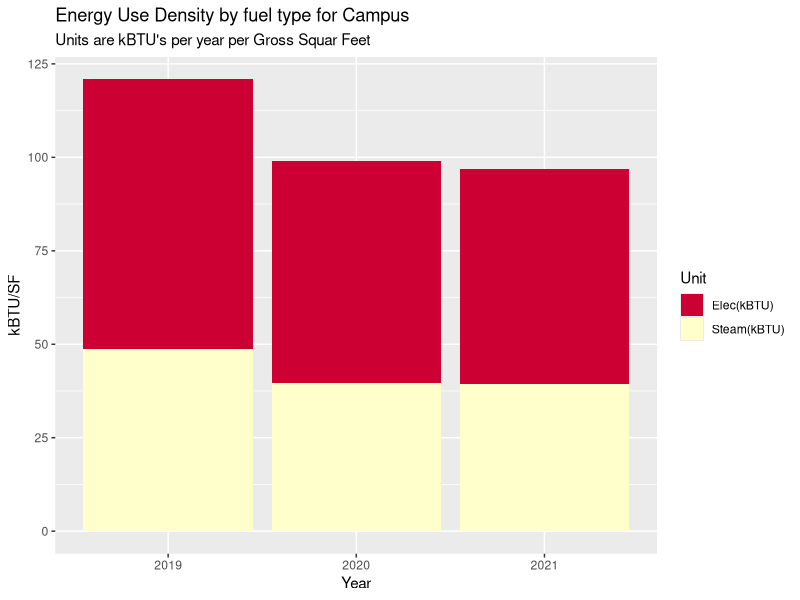
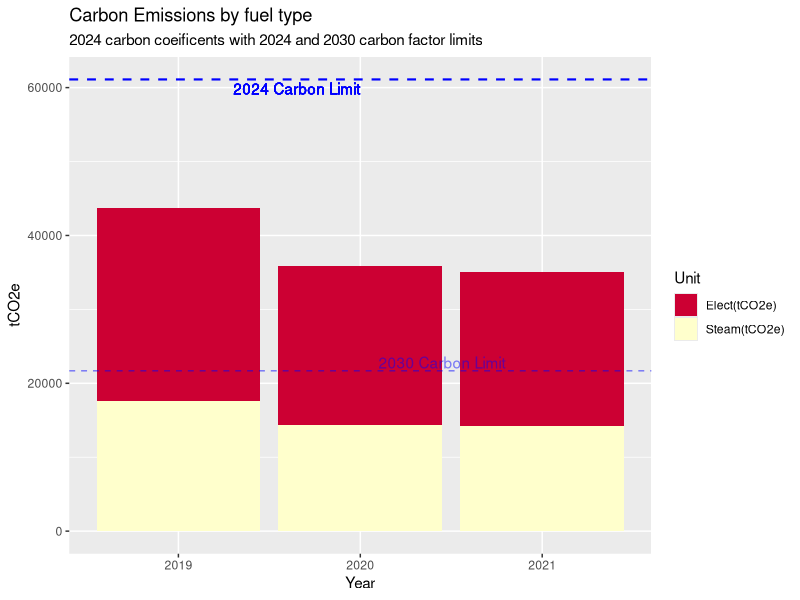
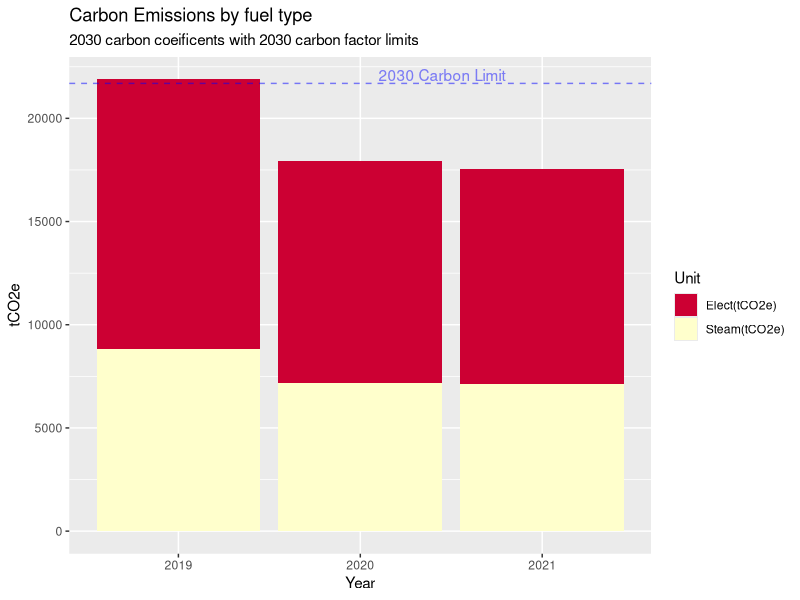
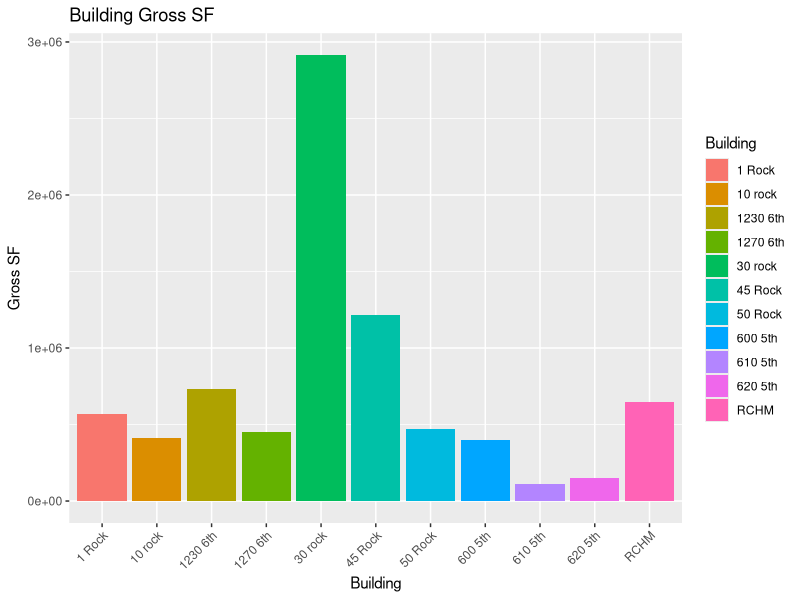
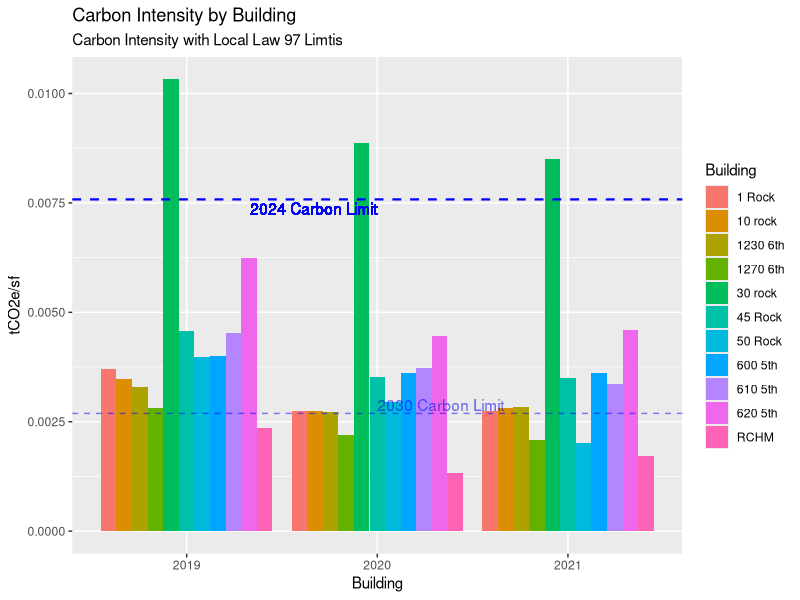

Here is the R script that generated these plots, in order: (Note: this script raises an error after producing the figures.)
## ---- chunk 1

# Load packages 
my_packages <- c("tidyverse", "vroom" , "janitor" , "glue" , "tsibble" , "tidytext","lubridate", "fable", "tsibbledata", "ggplot2", "forecast", "tseries", "rio", "zoo", "readxl", "tsibbledata", "knitr", "formattable", "scales", "kable", "kableExtra")   

invisible( lapply(my_packages, require, character.only = TRUE))

#Set up environment 
place <- "Home"  #Where are we working today. 
# place <- "work"

if (place == "Home"){setwd("C:/Users/paulr/Documents/R/RockCenterEnergyAnalysis")} else {setwd("C:/Users/prode/Documents/R/RockCenterEnergyAnalysis")}

if (!file.exists("data")) { dir.create("data")}

rm(place, my_packages ) #Clean up

options(dplyr.summarise.inform = FALSE)  # Suppress textin Knit printout. 



# Read in data


'GridFactor2030' <- 0.5
'GridFactor2050' <- 0.1 
'ElecCF24' <- 0.000288962  #2024 Carbon Value
'SteamCF24' <- 0.00004493 #2024 Carbon Value
'ElecCF30' <- 0.000288962 * `GridFactor2030`#2030 Carbon Value
'SteamCF30' <- 0.00004493 * `GridFactor2030` #2024 Carbon Value
'IntensityLimit24' <- 0.00758 #2024 Limit
'IntensityLimit30' <- 0.002690852 #2030 Limit

SteamData <- read_excel("data/Energy_Data_for_Net_Zero_Study.xlsx", sheet = "Sheet1", range = "B2:G11" , col_names = TRUE, na = "NA", col_types = NULL ) %>%  select(-5,-6)

ElectricData <- read_excel("data/Energy_Data_for_Net_Zero_Study.xlsx", sheet = "Sheet1", range = "B13:G23" , col_names = TRUE, na = "NA", col_types = NULL ) %>% select(-5,-6)



################################
# New Rules Source Excel Sheet #
RCEnergy_2 <- read_excel("data/LL97 Fines Rock Center - new rules.xlsx", sheet = "LL97 Fines", range = "A3:J14", col_names = TRUE, na = "NA", col_types = NULL)

Utilitydata_2 <- select(RCEnergy_2, "Building", "2019 kwh", "2020 kwh", "2021 kwh", "2019 mlbs", "2020 mlbs", "2021 mlbs", sqft)
colnames(Utilitydata_2) <- c("Building", "2019 kwh", "2020 kwh", "2021 kwh", "2019 mlbs", "2020 mlbs", "2021 mlbs", "Gross Floor Area")


################################

ElectricData %>% filter(Building == '1 Rock' | Building == '600 5th') %>% 
  select( -Building) %>% 
  summarise_each(funs(sum)) %>% 
  mutate(Building = "1 Rock and 600 5th") %>% 
  select(4,1,2,3) %>% rbind(ElectricData) %>% 
  filter(Building != '1 Rock' & Building != '600 5th') -> ElectricData

BuildingGSF <- read_excel("data/Energy_Data_for_Net_Zero_Study.xlsx", sheet = "Sheet1", range = "B28:C39" , col_names = TRUE, na = "NA", col_types = NULL ) %>% 
  filter(Building != '1 Rock' & Building != '600 5th')

UtilityData <- left_join(ElectricData, SteamData, by="Building") %>% left_join(BuildingGSF, by="Building")
UtilityData[is.na(UtilityData)] <- 0


# Adding NBC Electric
  All_Data <- read_excel("data/LL97 Fines Rock Center.xlsx", sheet = "NBC Energy", range = "B1:D64" , col_names = TRUE, na = "Not Available", col_types = c("guess", "guess", "numeric") ) %>% mutate(across(contains('Date'), ymd)) %>% select("Start Date", "kwh")
colnames(All_Data) <- c("Date",  "kwh")
All_Data %>% 
  group_by(year(Date)) %>% 
  summarise("Elect" = sum(kwh)) -> All_Data
colnames(All_Data) <- c("Date", "Elect")
All_Data %>% 
  filter(Date == 2019 | Date == 2020 | Date == 2021 ) -> All_Data
UtilityData[4,2] <- UtilityData[4,2] + All_Data[1,2]
UtilityData[4,3] <- UtilityData[4,3] + All_Data[2,2]
UtilityData[4,4] <- UtilityData[4,4] + All_Data[3,2]

################################
# Add Utility Data back in here
################################
UtilityData <- Utilitydata_2



#Campus EUI for each year 
UtilityData1 <- UtilityData 
apply(UtilityData1[2:4], 2, function(row) row * 3.4121 ) -> UtilityData1[2:4]
apply(UtilityData1[5:7], 2, function(row) row * 1194) -> UtilityData1[5:7]
UtilityData1 %>% select(`2019 kwh`, `2020 kwh`, `2021 kwh`, `2019 mlbs`, `2020 mlbs`, `2021 mlbs`, `Gross Floor Area`) %>%
summarise_each(funs(sum)) -> UtilityData1
    TotalFlArea <- UtilityData1$`Gross Floor Area`
    UtilityData1 %>% 
      select(-`Gross Floor Area`) %>% 
  gather(key = "Item", value = "Value") -> UtilityData1
  cbind(UtilityData1, str_split_fixed(UtilityData1$Item, " ", n=2)) %>% 
  select(-"Item") -> UtilityData1 
  colnames(UtilityData1)  <-  c("Value", "Year", "Unit") 
  apply(UtilityData1[3], 1, function(x) {ifelse(x == "kwh", "Elec(kBTU)", "Steam(kBTU)")}) -> UtilityData1[3]
  

  # Make an EUI plot with kBTU vales for both  electric and steam  
UtilityData2 <- UtilityData1
apply(UtilityData2[1], 1, function(row) row / TotalFlArea ) -> UtilityData2[1]
UtilityData2 %>% 
  ggplot(aes(x = Year, y = Value, fill = Unit)) +
  geom_bar(stat = "identity", position = "stack") +
  labs( title = "Energy Use Density by fuel type for Campus",
        subtitle = "Units are kBTU's per year per Gross Squar Feet") +
  xlab("Year") +
  ylab("kBTU/SF") +
  scale_fill_manual(values = c("#CC0033", "#FFFFCC"))


 ### Delta's ###
  UtilityData2 %>%
    group_by(Year) %>% 
    summarise("AnnuValues" = sum(Value)) %>% 
    mutate("BaseYear" = max(AnnuValues)) %>% 
    mutate("Delta" = AnnuValues/BaseYear) -> CampusDelta
  CampusDelta[4] <- sapply(CampusDelta[4], function(x) percent(x, accuracy=1))
## ---- chunk 2

#Make a Carbon table in the dataframe UtilityData1
UtilityData3 <- UtilityData1
  apply(UtilityData3[3], 1, function(x) {ifelse(x == "Elec(kBTU)", "Elect(tCO2e)", "Steam(tCO2e)")}) -> UtilityData3[3]
  
  
  UtilityData3 %>% 
  mutate(Carbon = ifelse(Unit == "Elec(kBTU)", Value * ElecCF24 / 3.4121, Value * SteamCF24)) %>% ggplot(aes(x = Year, y = Carbon, fill = Unit)) +
  geom_bar(stat = "identity", position = "stack") +
  labs( title = "Carbon Emissions by fuel type",
        subtitle = "2024 carbon coeificents with 2024 and 2030 carbon factor limits") +
  labs(x = "Year", y = "tCO2e") +
  #guides(fill = FALSE) +
  geom_hline(aes(yintercept = TotalFlArea * IntensityLimit24), color = "blue", linetype = "dashed", size = 0.75) +
  geom_text(aes(x = 2, y = TotalFlArea * IntensityLimit24, label = "2024 Carbon Limit"), hjust = 1, vjust = 1.25 , color = "blue") +
  geom_hline(aes(yintercept = TotalFlArea * IntensityLimit30), linetype = "dashed", color = "blue", size = 0.5, alpha = 0.5) +
  geom_text(aes(x = 2.1, y = TotalFlArea * IntensityLimit30, label = "2030 Carbon Limit", alpha = 0.1), hjust = 0, vjust = -.2 , color = "blue", alpha = 0.1) +
  scale_fill_manual(values = c("#CC0033", "#FFFFCC"))
  
## ---- chunk 3

#Make a Carbon table in the dataframe UtilityData1
UtilityData4 <- UtilityData1
  apply(UtilityData4[3], 1, function(x) {ifelse(x == "Elec(kBTU)", "Elect(tCO2e)", "Steam(tCO2e)")}) -> UtilityData4[3]
  
  
  UtilityData4 %>% 
  mutate(Carbon = ifelse(Unit == "Elec(kBTU)", Value * ElecCF30 / 3.4121, Value * SteamCF30)) %>% ggplot(aes(x = Year, y = Carbon, fill = Unit)) +
  geom_bar(stat = "identity", position = "stack") +
  labs( title = "Carbon Emissions by fuel type",
        subtitle = "2030 carbon coeificents with 2030 carbon factor limits") +
  labs(x = "Year", y = "tCO2e") +
  #guides(fill = FALSE) +
  geom_hline(aes(yintercept = TotalFlArea * IntensityLimit30), linetype = "dashed", color = "blue", size = 0.5, alpha = 0.5) +
  geom_text(aes(x = 2.1, y = TotalFlArea * IntensityLimit30, label = "2030 Carbon Limit", alpha = 0.1), hjust = 0, vjust = -.2 , color = "blue", alpha = 0.1) +
  scale_fill_manual(values = c("#CC0033", "#FFFFCC"))
  
## ---- chunk 4

#Plot Carbon Intensities versus LL97 Limits 
UtilityData1 <- UtilityData 
#apply(UtilityData1[2:4], 2, function(row) row * 3.4121 ) -> UtilityData1[2:4]
apply(UtilityData1[5:7], 2, function(row) row * 1194) -> UtilityData1[5:7]
UtilityData1[2:7]/UtilityData1$`Gross Floor Area` -> UtilityData1[2:7]
colnames(UtilityData1) <- c("Building", "2019 kwh", "2020 kwh", "2021 kwh", "2019 kBTUs", "2020 kBTUs", "2021 kBTUs", "Gross Floor Area")

UtilityData1 %>% select("Building", "2019 kwh", "2020 kwh", "2021 kwh", "2019 kBTUs", "2020 kBTUs", "2021 kBTUs") -> UtilityData1

UtilityData1 %>% 
  gather(key = "Item", value = "Value", -"Building") -> UtilityData1
  cbind(UtilityData1, str_split_fixed(UtilityData1$Item, " ", n=2)) %>% 
  select(-"Item") -> UtilityData1 
  colnames(UtilityData1)  <-  c("Building", "Value", "Year", "Unit") 
  UtilityData1 %>% 
    mutate("Carbon/SF" = ifelse(Unit == "kwh", Value * ElecCF24, Value * SteamCF24)) %>% 
    select(Building, Year, Unit, `Carbon/SF`) %>% 
    mutate("Carbon" = "tCO2e") -> UtilityData1
  
  UtilityData %>%   
ggplot(aes(x = Building, y = `Gross Floor Area`, fill = Building)) +
  geom_bar(stat = "identity", position = "dodge") +
  labs( title = "Building Gross SF") +
  labs(x = "Building", y = "Gross SF") +
  theme(axis.text.x = element_text (angle = 45, vjust = 1, hjust=1)) 


UtilityData1 %>%   
ggplot(aes(x = Year, y = `Carbon/SF`, fill = Building, group = Building)) +
  geom_bar(stat = "identity", position = "dodge") +
  labs( title = "Carbon Intensity by Building",
        subtitle = "Carbon Intensity with Local Law 97 Limtis") +
  labs(x = "Building", y = "tCO2e/sf") +
  geom_hline(aes(yintercept = IntensityLimit24), color = "blue", linetype = "dashed", size = 0.75) +
  geom_text(aes(x = 2, y = IntensityLimit24, label = "2024 Carbon Limit"), hjust = 1, vjust = 1.25 , color = "blue") +
  geom_hline(aes(yintercept = IntensityLimit30), linetype = "dashed", color = "blue", size = 0.5, alpha = 0.5) +
  geom_text(aes(x = 2, y = IntensityLimit30, label = "2030 Carbon Limit"), hjust = 0, vjust = -.2 , color = "blue", alpha = 0.01) 
  

CarbonLimits <- data.frame(Year = 2019:2021, IntensityLimit24 = 0.00846, IntensityLimit30 = 0.00453)
CarbonLimits$Year <- as.character(CarbonLimits$Year)
## ---- chunk 5


###### Making table for penalties ######
UtilityData1 %>% 
  left_join(BuildingGSF) %>% 
  left_join(CarbonLimits) %>% 
  mutate('tCO2e' = IntensityLimit24 - `Carbon/SF`) -> UtilityDataT

UtilityDataT %>% 
  mutate("Penality" = ifelse(tCO2e > 0, 0, (268 * tCO2e * UtilityDataT$`Gross Floor Area`))) -> UtilityDataT

UtilityDataT %>% 
  filter(Year == 2019) %>% 
  select(-Year, -Unit, -Carbon, -IntensityLimit30, -IntensityLimit24) %>% 
  group_by(Building) %>% 
  summarise( "CarbonPSF" = sum(`Carbon/SF`), "tCO2e" = sum(`tCO2e`), "Penalty" = sum(Penality))  -> UtilityDataT2

UtilityDataT2$Penalty <- format(UtilityDataT2$Penalty,format = "f",  decimal.mark = ",",digits = 0, big.mark = ",", small.mark = ",")


# Table 
UtilityDataT2 %>% 
  adorn_totals(where = "row", fill = "-", na.rm = TRUE, name = "Total") %>% 
kable( format = "html", col.names = c("Building", "Carbon/GSF", "Total Carbon", "Net Penanity"), align = "lllc", caption = "<center><strong><strong>Penality Tabulation</strong></strong></center>", digits = getOption("digits"), booktabs = T ) %>% 
kable_styling(bootstrap_options = "striped",full_width = F) %>% 
 column_spec(4, bold = TRUE, border_right = TRUE, color = "black", background = "lightgrey")



## ---- chunk 6

#1 Electric kWh
ElectricData %>% select(Building, `2019 kwh`, `2020 kwh`, `2021 kwh`) %>% 
  gather(key = "Item", value = "Value", -Building) %>%
  ggplot(aes(x = Building, y = Value, fill = Item, group = Item)) +
  labs( title = "Annual Electric by Building",
        subtitle = "2019 and Covid years", x = "Building", y = "kWh") +
  theme(axis.text.x = element_text (angle = 45, vjust = 1, hjust=1)) +
  geom_bar(stat = "identity", position = "dodge")
## ---- chunk 7
#2 Electric kWh per GSF 
UtilityData1 <- UtilityData
apply(UtilityData1[2:7], 2, function(row) row / UtilityData1$`Gross Floor Area`) -> UtilityData1[2:7]
UtilityData1 %>% select(Building, `2019 kwh`, `2020 kwh`, `2021 kwh`) %>% 
  gather(key = "Item", value = "Value", -Building) %>% 
  ggplot(aes(x = Building, y = Value, fill = Item, group = Item)) +
  labs( title = "Annual Electric per Gross Squar Foot by Building",
        subtitle = "2019 and Covid years", x = "Building", y = "kWh/GSF") +
  theme(axis.text.x = element_text (angle = 45, vjust = 1, hjust=1)) +
  geom_bar(stat = "identity", position = "dodge")
## ---- chunk 8

#3 percent kWh reductions relative to 2019 
UtilityData1 <- UtilityData
apply(UtilityData1[2:7], 2, function(row) row / UtilityData1$`Gross Floor Area`) -> UtilityData1[2:7]
apply(UtilityData1[2:4], 2, function(row) row / UtilityData1$`2019 kwh`) -> UtilityData1[2:4]
UtilityData1 %>% select(Building, `2019 kwh`, `2020 kwh`, `2021 kwh`) %>% 
  gather(key = "Item", value = "Value", -Building) %>% 
  ggplot(aes(x = Building, y = Value, fill = Item, group = Item)) + 
  labs( title = "Percent of 2019 Electrical Consumption by Building",
        subtitle = "2019 Electric versys Covid years", x = "Building", y = "kWh/GSF % of 2019") +
  theme(axis.text.x = element_text (angle = 45, vjust = 1, hjust=1)) +
  geom_bar(stat = "identity", position = "dodge")
## ---- chunk 9
# 4 Steam mlb 
SteamData %>% select(Building, `2019 mlbs`, `2020 mlbs`, `2021 mlbs`) %>% 
  gather(key = "Item", value = "Value", -Building) %>%
  ggplot(aes(x = Building, y = Value, fill = Item, group = Item)) +
  labs( title = "Steam Comsumption ",
        subtitle = "Steam comsumption in mLB per year and building", x = "Building", y = "Mlb") +
  theme(axis.text.x = element_text (angle = 45, vjust = 1, hjust=1)) +
  geom_bar(stat = "identity", position = "dodge")

## ---- chunk 10

#5 steam mlb per gsf 
UtilityData1 <- UtilityData
apply(UtilityData1[2:7], 2, function(row) row / UtilityData1$`Gross Floor Area`) -> UtilityData1[2:7]
UtilityData1 %>% select(Building, `2019 mlbs`, `2020 mlbs`, `2021 mlbs`) %>% 
  gather(key = "Item", value = "Value", -Building) %>% 
  ggplot(aes(x = Building, y = Value, fill = Item, group = Item)) +
  labs( title = "Steam Comsumption per GSF ",
        subtitle = "Steam comsumption in mLB per GSF year and building", x = "Building", y = "Mlb/GSF") +
  theme(axis.text.x = element_text (angle = 45, vjust = 1, hjust=1)) +
  geom_bar(stat = "identity", position = "dodge")
  
## ---- chunk 11

#6 percent down from 2019
UtilityData1 <- UtilityData
apply(UtilityData1[2:7], 2, function(row) row / UtilityData1$`Gross Floor Area`) -> UtilityData1[2:7]
apply(UtilityData1[5:7], 2, function(row) row / UtilityData1$`2019 mlbs`) -> UtilityData1[5:7]
UtilityData1 %>% select(Building, `2019 mlbs`, `2020 mlbs`, `2021 mlbs`) %>% 
  gather(key = "Item", value = "Value", -Building) %>% 
  ggplot(aes(x = Building, y = Value, fill = Item, group = Item)) +
  labs( title = "Percent of 2019 Steam Consumption by Building ",
        subtitle = "2019 Steam versys Covid years", x = "Building", y = "Mlb/GSF % of 2019") +
  theme(axis.text.x = element_text (angle = 45, vjust = 1, hjust=1)) +
  geom_bar(stat = "identity", position = "dodge")

## ---- chunk 12


EPA_data <- read_excel("data/EPA_Annual_Energy_Use_By_Meter.xlsx", range = "A6:BB155" , col_names = FALSE, na = "NA", col_types = NULL )

EPA_data <- read_excel("data/EPA_Annual_Energy_Use_By_Meter.xlsx", skip = 4)




Turnstile_data <- read.csv("data/RC_Occunpancy_Data_Details_data.csv") %>% 
  select(Property, Date, Total.Entrants)

Turnstile_data$Date <- mdy(Turnstile_data$Date)

Turnstile_data %>%   
group_by(Property, "Year" = year(Date)) %>%  #"Month" = month(Date)) %>% 
  summarise(Population = sum(Total.Entrants)) -> Turnstile_data1
Turnstile_data1$Year <- as.factor(Turnstile_data1$Year)

Turnstile_data1 %>% 
  ggplot(aes(x = Property, y = Population, group = Year, fill = Year)) +
   labs( title = "Turnstyle Counts by Month",
        subtitle = "Morning Counts", x = "Building", y = "Entrants") +
  theme(axis.text.x = element_text (angle = 45, vjust = 1, hjust=1)) +
  geom_bar(stat = "identity", position = "dodge")
  




Turnstile_data %>%   
group_by("Year" = year(Date)) %>%   
  summarise(Population = sum(Total.Entrants)) -> Turnstile_data2
Turnstile_data2$Year <- as.factor(Turnstile_data2$Year)


  
